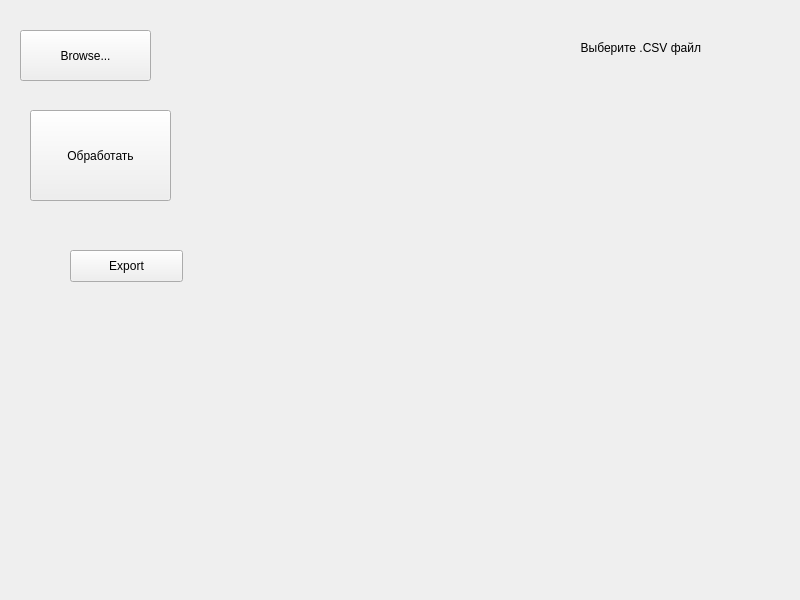
<?xml version="1.0" encoding="UTF-8"?>
<ui version="4.0">
 <class>MainWindow</class>
 <widget class="QMainWindow" name="MainWindow">
  <property name="geometry">
   <rect>
    <x>0</x>
    <y>0</y>
    <width>800</width>
    <height>600</height>
   </rect>
  </property>
  <property name="windowTitle">
   <string>MainWindow</string>
  </property>
  <widget class="QWidget" name="centralwidget">
   <widget class="QPushButton" name="browse_btn">
    <property name="geometry">
     <rect>
      <x>20</x>
      <y>30</y>
      <width>131</width>
      <height>51</height>
     </rect>
    </property>
    <property name="text">
     <string>Browse...</string>
    </property>
   </widget>
   <widget class="QPushButton" name="process_btn">
    <property name="geometry">
     <rect>
      <x>30</x>
      <y>110</y>
      <width>141</width>
      <height>91</height>
     </rect>
    </property>
    <property name="text">
     <string>Обработать</string>
    </property>
   </widget>
   <widget class="QPushButton" name="export_btn">
    <property name="geometry">
     <rect>
      <x>70</x>
      <y>250</y>
      <width>113</width>
      <height>32</height>
     </rect>
    </property>
    <property name="text">
     <string>Export</string>
    </property>
   </widget>
   <widget class="QLabel" name="csvfile_label">
    <property name="geometry">
     <rect>
      <x>200</x>
      <y>40</y>
      <width>501</width>
      <height>16</height>
     </rect>
    </property>
    <property name="text">
     <string>Выберите .CSV файл</string>
    </property>
    <property name="alignment">
     <set>Qt::AlignRight|Qt::AlignTrailing|Qt::AlignVCenter</set>
    </property>
   </widget>
  </widget>
  <widget class="QMenuBar" name="menubar">
   <property name="geometry">
    <rect>
     <x>0</x>
     <y>0</y>
     <width>800</width>
     <height>24</height>
    </rect>
   </property>
  </widget>
 </widget>
 <resources/>
 <connections/>
</ui>
